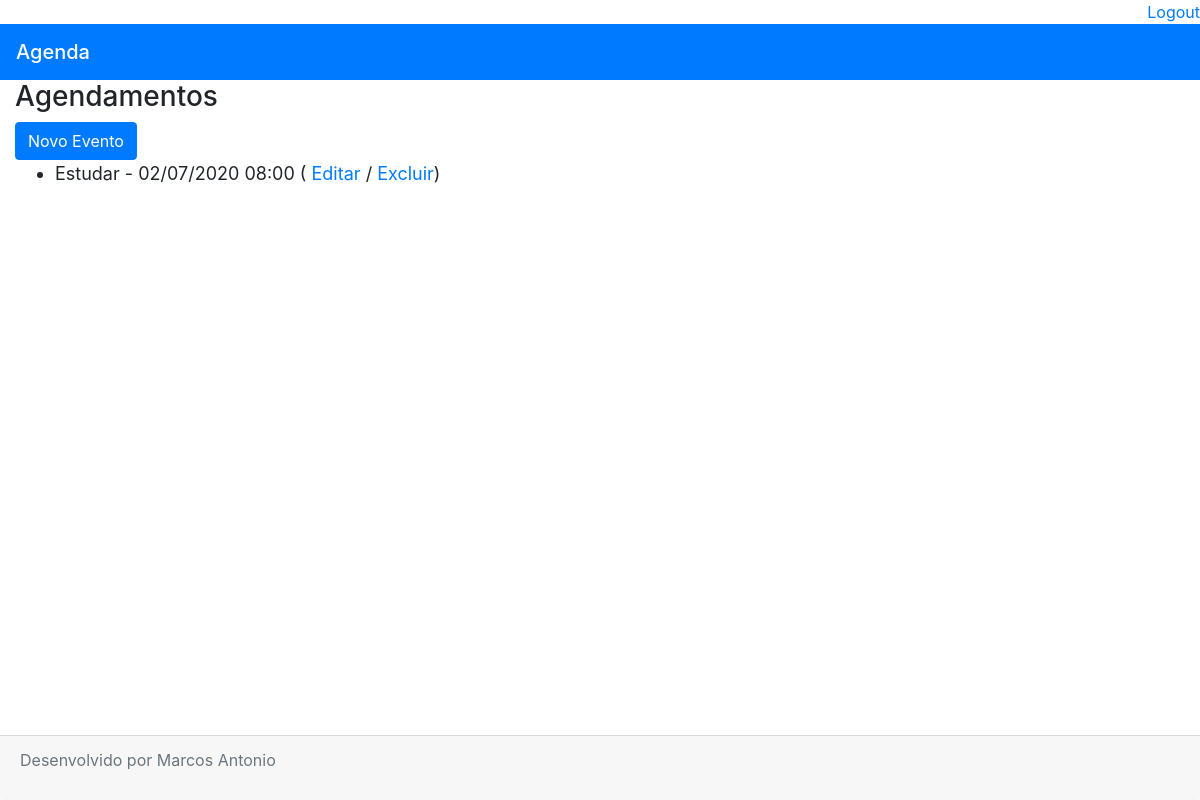
/agenda/ (signed in), run on an earlier commit of the app's database.
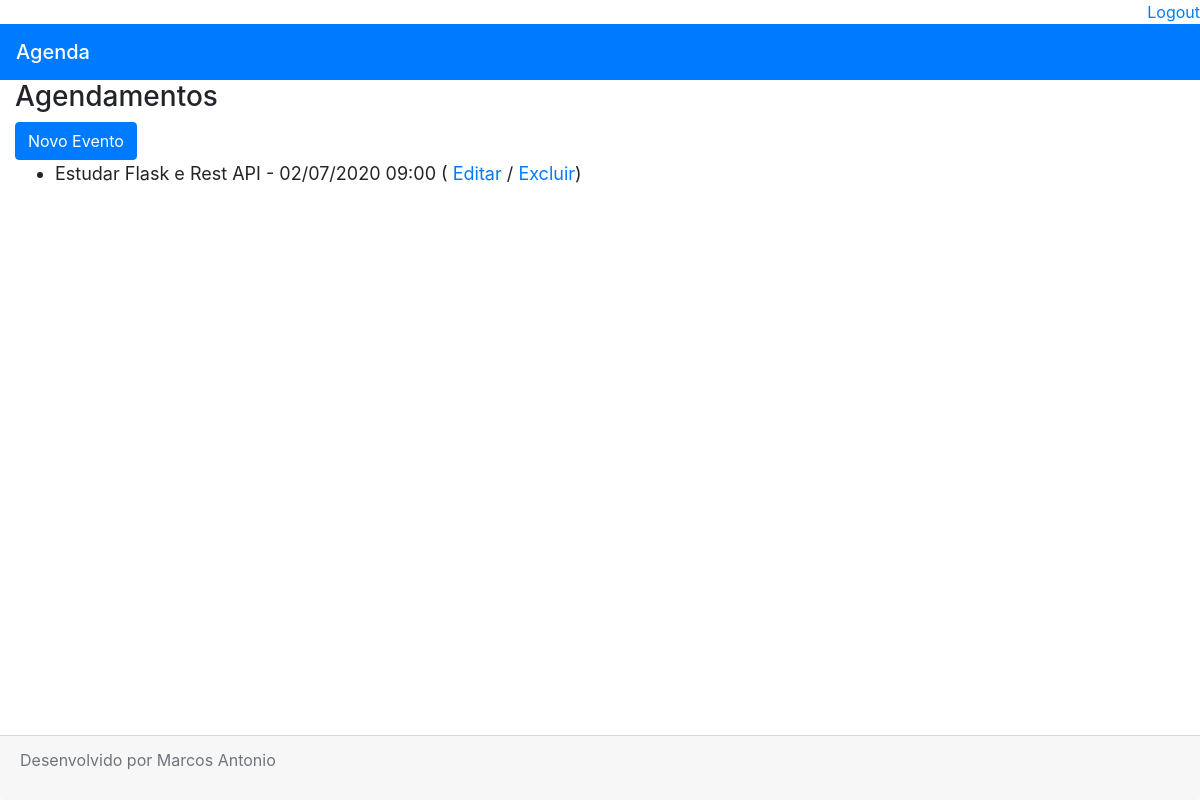
And on a later commit of the database.
### core/models.py (models this page shows, shortened)
class Evento(models.Model):
    titulo = models.CharField(max_length=100, verbose_name='Título')
    descricao = models.TextField(blank=True, null=True, verbose_name='Descrição')
    data_evento = models.DateTimeField(verbose_name='Data do Evento')
    data_criacao = models.DateTimeField(auto_now=True, verbose_name='Data de Criação')
    usuario = models.ForeignKey(User, on_delete=models.CASCADE)
    class Meta:
        db_table = 'evento'
    def get_data_evento(self):
        return self.data_evento.strftime('%d/%m/%Y %H:%M')
    def get_evento_atrasado(self):
        if self.data_evento < datetime.now():
            return True
        else:
            return False

### core/views.py (the view)
# urls.py: path('agenda/', views.Lista_eventos),
@login_required(login_url='/login/')
def Lista_eventos(request):
    usuario = request.user
    data_atual = datetime.now() - timedelta(hours=2)
    evento = Evento.objects.filter(usuario=usuario,
                                   data_evento__gt=data_atual)
    dados = {'eventos': evento}
    return render(request, 'agenda.html', dados)

### templates/agenda.html (shortened to what this page needs)
{% extends "model-page.html" %}
{% block content %}
<div class="container-fluid">
    <h3>Agendamentos</h3>
    <a href="evento/">
        <button class="btn btn-primary" type="button">Novo Evento</button>
    </a>
    <ul style="font-size: 18px">
        {% for evento in eventos %}
        <li>
            <div style=>
                {{ evento.titulo }} - {{ evento.get_data_evento }}
                ( <a href="evento/?id={{ evento.id }}">Editar</a>
                / <a href="evento/delete/{{ evento.id }}/">Excluir</a>)
        </li>
        {% endfor %}
    </ul>
</div>
    {% endblock %}

### templates/model-page.html
<!DOCTYPE html>
<html lang="pt-BR">
<head>
    {% include "model-header.html" %}
</head>
<body>
    <nav class="navbar navbar-dark bg-primary">
        <span class="navbar-brand mb-0 h1">Agenda</span>
      </nav>
    {% block content %} {% endblock %}
    {% include "model-footer.html" %}
</body>
</html>

### templates/model-header.html (shortened to what this page needs)
<link rel="stylesheet" href="https://stackpath.bootstrapcdn.com/bootstrap/4.5.0/css/bootstrap.min.css"
>
<div align="right">
    <a href="/logout">Logout</a>
</div>

### templates/model-footer.html
<footer>
    <div class="card-footer text-muted fixed-bottom">
        <p>Desenvolvido por Marcos Antonio</p>
    </div>
</footer>

What changed in the data, as far as the page shows it:
changed Evento: titulo "Estudar" → "Estudar Flask e Rest API"; get_data_evento "02/07/2020 08:00" → "02/07/2020 09:00"
